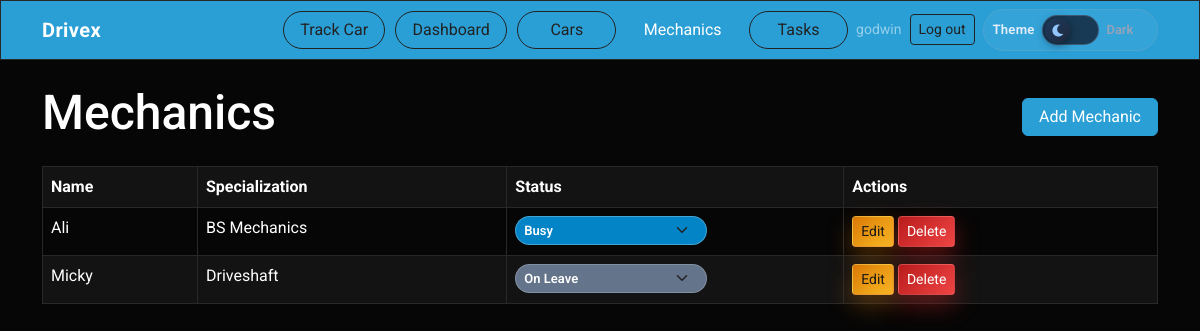
/mechanics/ (signed in), run on an earlier commit of the app's database.
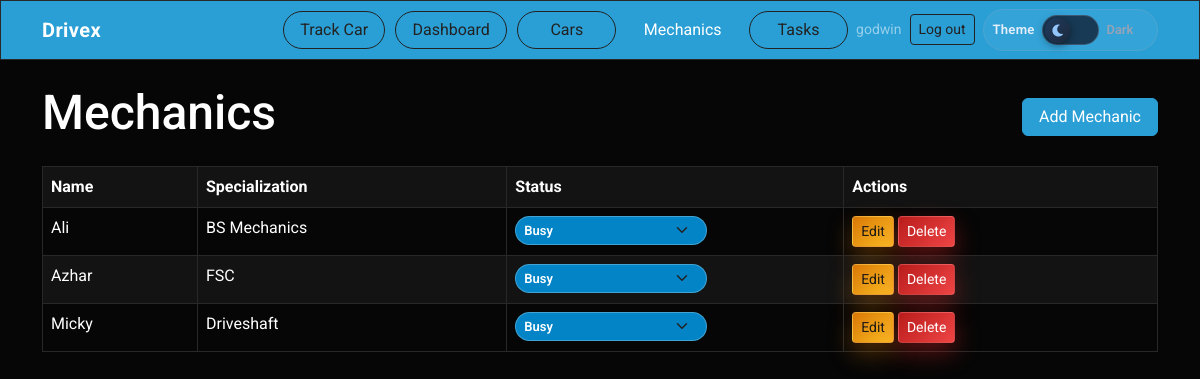
And on a later commit of the database.
### taskapp/models.py (models this page shows, shortened)
class Mechanic(models.Model):
    name = models.CharField(max_length=30)
    specialization = models.CharField(max_length=30, blank=True)
    phone_number = models.CharField(max_length=20, blank=True)
    is_active = models.BooleanField(default=True)
    is_on_leave = models.BooleanField(
        default=False,
        help_text='Mark when the mechanic is unavailable (leave).',
    )
    is_manually_busy = models.BooleanField(
        default=False,
        help_text='When set and there is no open task, shows as Busy.',
    )
    user = models.OneToOneField(
        settings.AUTH_USER_MODEL,
        on_delete=models.SET_NULL,
        null=True,
        blank=True,
        related_name='mechanic_profile',
        help_text='Optional login for this mechanic (restricted to assigned tasks only).',
    )
    created_at = models.DateTimeField(auto_now_add=True)
    class Meta:
        ordering = ['name']

### taskapp/views.py (the view)
# urls.py: path('mechanics/', views.MechanicListView.as_view(), name='mechanic_list'),
class MechanicListView(ShopManagerRequiredMixin, ListView):
    model = Mechanic
    template_name = 'mechanics/mechanic_list.html'
    context_object_name = 'mechanics'
    def get_queryset(self):
        active_task = Task.objects.filter(
            mechanic=OuterRef('pk'),
        ).exclude(status='completed')
        return Mechanic.objects.annotate(
            has_active_task=Exists(active_task),
        )

### taskapp/context_processors.py (called while the page is built, shortened)
def admin_mechanic_task_summary(request):
    try:
        admin_index = reverse('admin:index')
    except Exception:
        return {}
    if request.path.rstrip('/') != admin_index.rstrip('/'):
        return {}

def shop_roles(request):
    user = request.user
    role = resolve_shop_access_role(user) if user.is_authenticated else None
    return {
        'shop_role': role,
        'is_shop_manager': role == 'manager',
        'shop_mechanic': get_mechanic_profile(user) if user.is_authenticated else None,
    }

### taskapp/mixins.py (called while the page is built)
    def test_func(self):
        return is_shop_manager(self.request.user)

### taskapp/rbac.py (called while the page is built)
def is_shop_manager(user) -> bool:
    if not user.is_authenticated:
        return False
    if user.is_superuser:
        return True
    return user.groups.filter(name=MANAGER_GROUP).exists()

def get_mechanic_profile(user):
    if not user.is_authenticated:
        return None
    try:
        return user.mechanic_profile
    except ObjectDoesNotExist:
        return None

### taskapp/templates/mechanics/mechanic_list.html (shortened to what this page needs)
{% extends 'base.html' %}
{% block content %}
<div class="d-flex justify-content-between align-items-center mb-3">
    <h2>Mechanics</h2>
    <a href="{% url 'mechanic_create' %}" class="btn btn-primary">Add Mechanic</a>
</div>
<table class="table table-bordered table-striped">
    <thead>
        <tr>
            <th>Name</th>
            <th>Specialization</th>
            <th>Status</th>
            <th>Actions</th>
        </tr>
    </thead>
    <tbody>
        {% for mechanic in mechanics %}
        <tr>
            <td>{{ mechanic.name }}</td>
            <td>{{ mechanic.specialization }}</td>
            <td class="mechanic-status-cell">
                <form
                    method="post"
                    action="{% url 'mechanic_set_availability' mechanic.id %}"
                    class="mechanic-status-form"
                >
                    <select
                        name="availability"
                        id="avail-{{ mechanic.id }}"
                        class="form-select form-select-sm mechanic-status-select {% if mechanic.is_on_leave %}mechanic-status-select--on-leave{% elif mechanic.has_active_task or mechanic.is_manually_busy %}mechanic-status-select--busy{% else %}mechanic-status-select--free{% endif %}"
                        onchange="this.form.submit()"
                    >
                        <option
                            value="busy"
                            {% if not mechanic.is_on_leave and mechanic.has_active_task or mechanic.is_manually_busy %}selected{% endif %}
                        >
                            Busy
                        </option>
                        <option
                            value="on_leave"
                            {% if mechanic.is_on_leave %}selected{% endif %}
                        >
                            On Leave
                        </option>
                    </select>
                </form>
            </td>
            <td>
                <a href="{% url 'mechanic_update' mechanic.id %}" class="btn btn-warning btn-sm">Edit</a>
                <a href="{% url 'mechanic_delete' mechanic.id %}" class="btn btn-danger btn-sm">Delete</a>
            </td>
        </tr>
        {% endfor %}
    </tbody>
</table>
{% endblock %}

What changed in the data, as far as the page shows it:
added Mechanic: name "Azhar", specialization "FSC", availability "Busy"
changed Mechanic "Micky": availability "On Leave" → "Busy"
